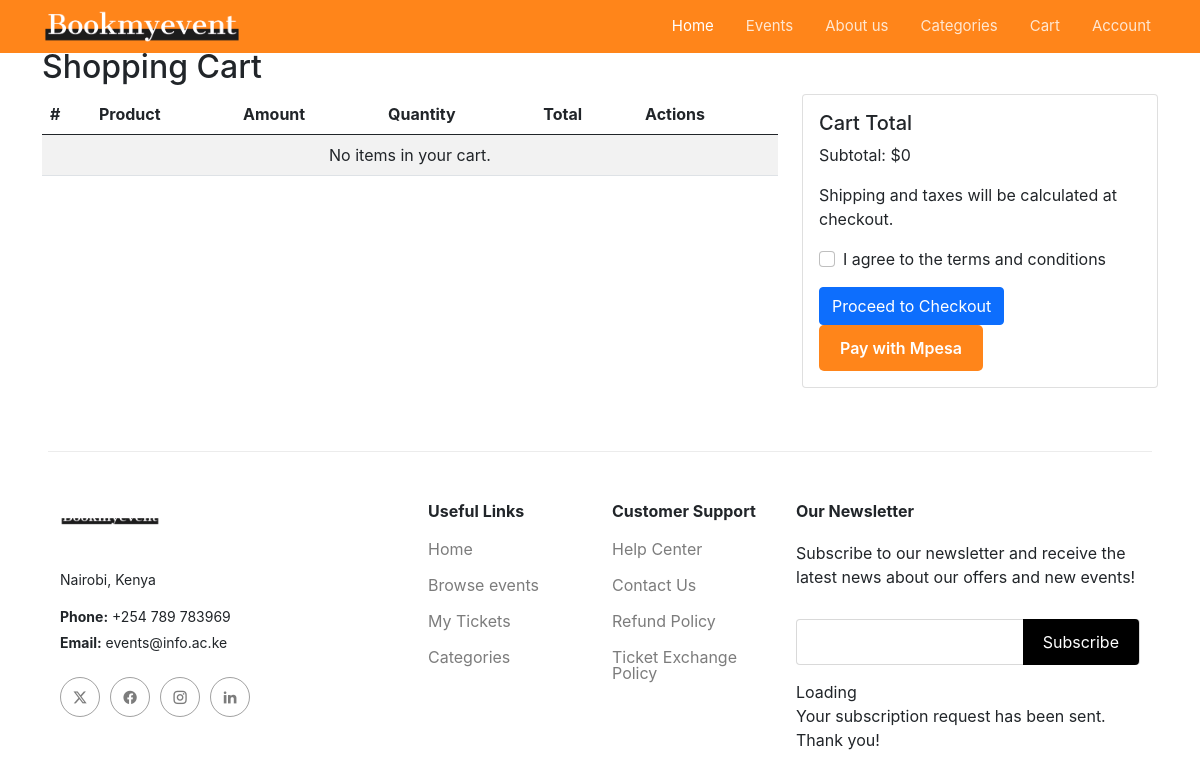
Page /userportal/cart/ (signed in) on the earlier database version.
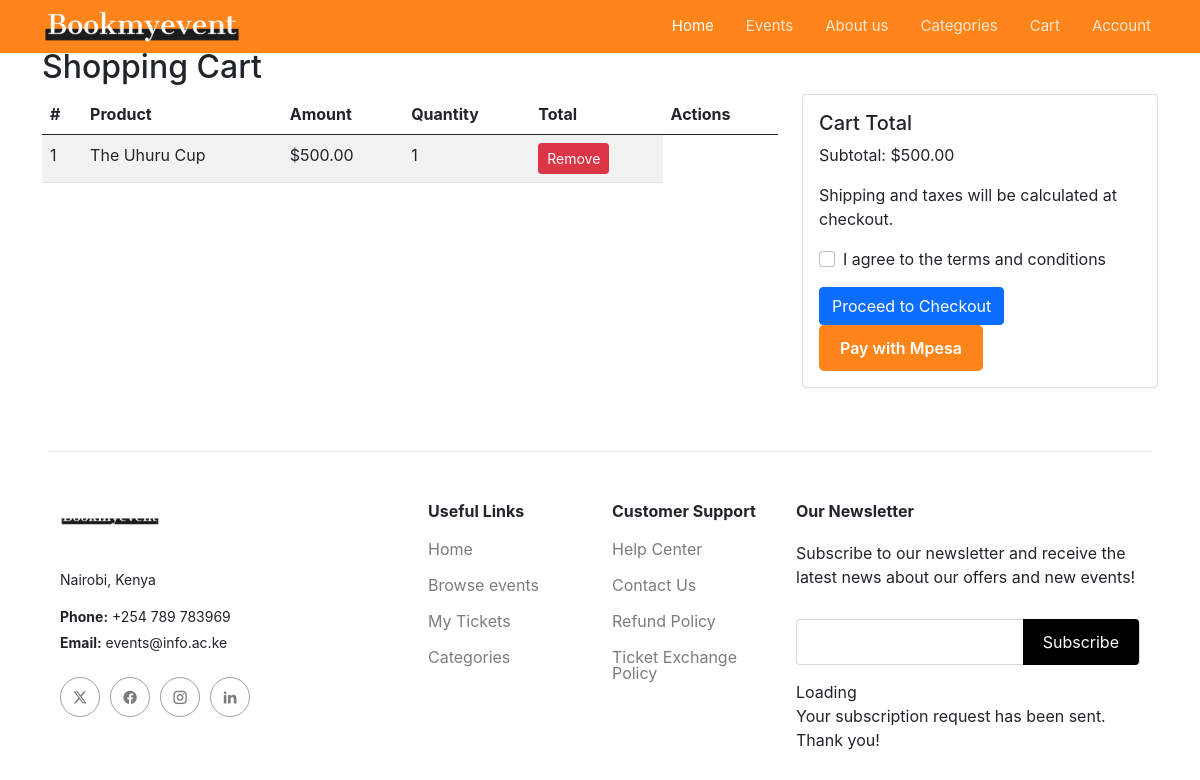
Same page on the later database version.
### userportal/models.py (models this page shows, shortened)
class Ticket(models.Model):
    event = models.ForeignKey(Event, on_delete=models.CASCADE)
    user = models.ForeignKey(User, on_delete=models.CASCADE)
    quantity = models.PositiveIntegerField(default=0)

class Event(models.Model):
    STATUS_CHOICES = [
        ('upcoming', 'Upcoming'),
        ('completed', 'Completed'),
        ('cancelled', 'Cancelled'),
    ]
    CATEGORY_CHOICES = [
        ('technology', 'Technology'),
        ('concert', 'Concert'),
        ('family', 'Family'),
        ('theatre', 'Theatre'),
        ('sport', 'Sport'),
    ]
    title = models.CharField(max_length=255)
    date = models.DateField()
    description = models.TextField()
    status = models.CharField(max_length=20, choices=STATUS_CHOICES, default='upcoming')
    amount = models.DecimalField(max_digits=10, decimal_places=2)
    image = models.ImageField(upload_to='event_images/', blank=True, null=True)
    category = models.CharField(max_length=20, choices=CATEGORY_CHOICES, default='concert')

### userportal/views.py (the view)
# urls.py: path('cart/', views.cart, name='cart'),
@login_required()
def cart(request):
    cart, created = Cart.objects.get_or_create(user=request.user)
    tickets = cart.tickets.all()
    subtotal = sum(ticket.quantity* Decimal(ticket.event.amount) for ticket in tickets)
    return render(request, 'cart.html', {'tickets': tickets, 'subtotal': subtotal})

### userportal/templates/cart.html (shortened to what this page needs)
{% extends 'base.html' %}
{% block content %}
<div class="container mt-5">
    <h2>Shopping Cart</h2>
    <div class="row">
        <div class="col-md-8">
            <table class="table table-striped">
                <thead>
                    <tr>
                        <th>#</th>
                        <th>Product</th>
                        <th>Amount</th>
                        <th>Quantity</th>
                        <th>Total</th>
                        <th>Actions</th>
                    </tr>
                </thead>
                <tbody>
                    {% for ticket in tickets %}
                    <tr>
                        <td>{{ forloop.counter }}</td>
                        <td>{{ ticket.event.title }}</td>
                        <td>${{ ticket.event.amount|floatformat:2 }}</td>
                        <td>{{ ticket.quantity }}</td>
                        <td>
                            <a href="{% url 'remove_from_cart' ticket.id %}" class="btn btn-danger btn-sm">Remove</a>
                        </td>
                    </tr>
                    {% empty %}
                    <tr>
                        <td colspan="6" class="text-center">No items in your cart.</td>
                    </tr>
                    {% endfor %}
                </tbody>
            </table>
        </div>
        <div class="col-md-4">
            <div class="card">
                <div class="card-body">
                    <h5 class="card-title">Cart Total</h5>
                    <p class="card-text">Subtotal: ${{ subtotal }}</p>
                    <p class="card-text">Shipping and taxes will be calculated at checkout.</p>
                    <div class="form-check mb-3">
                        <input type="checkbox" class="form-check-input" id="terms">
                        <label class="form-check-label" for="terms">I agree to the terms and conditions</label>
                    </div>
                    <a href="" class="btn btn-primary btn-block">Proceed to Checkout</a>
                    <a href="#" class="btn buy-ticket">Pay with Mpesa</a>
                </div>
            </div>
        </div>
    </div>
</div>
{% endblock %}

Differences in the rows shown:
added Ticket: event "The Uhuru Cup", event.amount "500.00", quantity "1"
Other differences:
{{ subtotal }}: "0" → "500.00"
text no longer shown: "No items in your cart."
